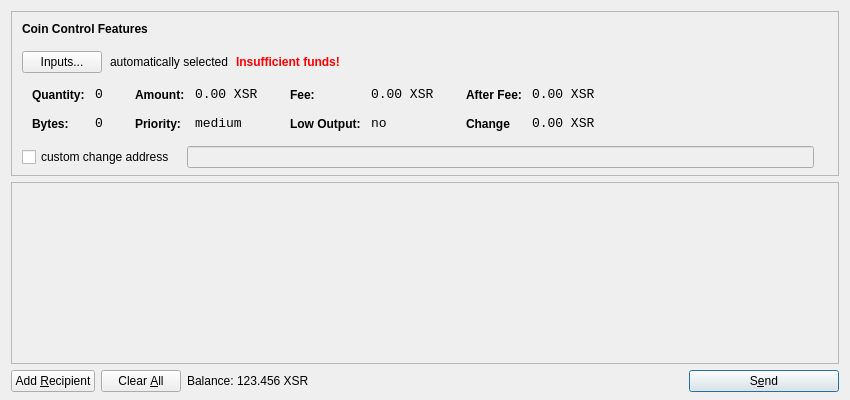
<?xml version="1.0" encoding="UTF-8"?>
<ui version="4.0">
 <class>SendCoinsDialog</class>
 <widget class="QDialog" name="SendCoinsDialog">
  <property name="geometry">
   <rect>
    <x>0</x>
    <y>0</y>
    <width>850</width>
    <height>400</height>
   </rect>
  </property>
  <property name="windowTitle">
   <string>Send Coins</string>
  </property>
  <layout class="QVBoxLayout" name="verticalLayout" stretch="0,1,0">
   <property name="bottomMargin">
    <number>8</number>
   </property>
   <item>
    <widget class="QFrame" name="frameCoinControl">
     <property name="sizePolicy">
      <sizepolicy hsizetype="Expanding" vsizetype="Expanding">
       <horstretch>0</horstretch>
       <verstretch>0</verstretch>
      </sizepolicy>
     </property>
     <property name="maximumSize">
      <size>
       <width>16777215</width>
       <height>16777215</height>
      </size>
     </property>
     <property name="frameShape">
      <enum>QFrame::StyledPanel</enum>
     </property>
     <property name="frameShadow">
      <enum>QFrame::Sunken</enum>
     </property>
     <layout class="QVBoxLayout" name="verticalLayoutCoinControl2">
      <property name="spacing">
       <number>-1</number>
      </property>
      <property name="leftMargin">
       <number>0</number>
      </property>
      <property name="topMargin">
       <number>0</number>
      </property>
      <property name="rightMargin">
       <number>0</number>
      </property>
      <property name="bottomMargin">
       <number>6</number>
      </property>
      <item>
       <layout class="QVBoxLayout" name="verticalLayoutCoinControl" stretch="0,0,0,0,1">
        <property name="spacing">
         <number>0</number>
        </property>
        <property name="leftMargin">
         <number>10</number>
        </property>
        <property name="topMargin">
         <number>10</number>
        </property>
        <item>
         <layout class="QHBoxLayout" name="horizontalLayoutCoinControl1">
          <property name="bottomMargin">
           <number>15</number>
          </property>
          <item>
           <widget class="QLabel" name="labelCoinControlFeatures">
            <property name="sizePolicy">
             <sizepolicy hsizetype="Preferred" vsizetype="Maximum">
              <horstretch>0</horstretch>
              <verstretch>0</verstretch>
             </sizepolicy>
            </property>
            <property name="font">
             <font>
              <weight>75</weight>
              <bold>true</bold>
             </font>
            </property>
            <property name="styleSheet">
             <string notr="true">font-weight:bold;</string>
            </property>
            <property name="text">
             <string>Coin Control Features</string>
            </property>
           </widget>
          </item>
         </layout>
        </item>
        <item>
         <layout class="QHBoxLayout" name="horizontalLayoutCoinControl2" stretch="0,0,0,0">
          <property name="spacing">
           <number>8</number>
          </property>
          <property name="bottomMargin">
           <number>10</number>
          </property>
          <item>
           <widget class="QPushButton" name="pushButtonCoinControl">
            <property name="styleSheet">
             <string notr="true"/>
            </property>
            <property name="text">
             <string>Inputs...</string>
            </property>
           </widget>
          </item>
          <item>
           <widget class="QLabel" name="labelCoinControlAutomaticallySelected">
            <property name="text">
             <string>automatically selected</string>
            </property>
            <property name="margin">
             <number>5</number>
            </property>
           </widget>
          </item>
          <item>
           <widget class="QLabel" name="labelCoinControlInsuffFunds">
            <property name="font">
             <font>
              <weight>75</weight>
              <bold>true</bold>
             </font>
            </property>
            <property name="styleSheet">
             <string notr="true">color:red;font-weight:bold;</string>
            </property>
            <property name="text">
             <string>Insufficient funds!</string>
            </property>
            <property name="margin">
             <number>5</number>
            </property>
           </widget>
          </item>
          <item>
           <spacer name="horizontalSpacerCoinControl">
            <property name="orientation">
             <enum>Qt::Horizontal</enum>
            </property>
            <property name="sizeHint" stdset="0">
             <size>
              <width>40</width>
              <height>1</height>
             </size>
            </property>
           </spacer>
          </item>
         </layout>
        </item>
        <item>
         <widget class="QWidget" name="widgetCoinControl" native="true">
          <property name="sizePolicy">
           <sizepolicy hsizetype="Preferred" vsizetype="Preferred">
            <horstretch>0</horstretch>
            <verstretch>0</verstretch>
           </sizepolicy>
          </property>
          <property name="minimumSize">
           <size>
            <width>0</width>
            <height>0</height>
           </size>
          </property>
          <property name="styleSheet">
           <string notr="true"/>
          </property>
          <layout class="QHBoxLayout" name="horizontalLayoutCoinControl5">
           <property name="margin">
            <number>0</number>
           </property>
           <item>
            <layout class="QHBoxLayout" name="horizontalLayoutCoinControl3" stretch="0,0,0,1">
             <property name="spacing">
              <number>20</number>
             </property>
             <property name="topMargin">
              <number>0</number>
             </property>
             <property name="bottomMargin">
              <number>10</number>
             </property>
             <item>
              <layout class="QFormLayout" name="formLayoutCoinControl1">
               <property name="horizontalSpacing">
                <number>10</number>
               </property>
               <property name="verticalSpacing">
                <number>14</number>
               </property>
               <property name="leftMargin">
                <number>10</number>
               </property>
               <property name="topMargin">
                <number>4</number>
               </property>
               <property name="rightMargin">
                <number>6</number>
               </property>
               <item row="0" column="0">
                <widget class="QLabel" name="labelCoinControlQuantityText">
                 <property name="styleSheet">
                  <string notr="true">font-weight:bold;</string>
                 </property>
                 <property name="text">
                  <string>Quantity:</string>
                 </property>
                 <property name="margin">
                  <number>0</number>
                 </property>
                </widget>
               </item>
               <item row="0" column="1">
                <widget class="QLabel" name="labelCoinControlQuantity">
                 <property name="font">
                  <font>
                   <family>Monospace</family>
                   <pointsize>10</pointsize>
                  </font>
                 </property>
                 <property name="cursor">
                  <cursorShape>IBeamCursor</cursorShape>
                 </property>
                 <property name="contextMenuPolicy">
                  <enum>Qt::ActionsContextMenu</enum>
                 </property>
                 <property name="text">
                  <string>0</string>
                 </property>
                 <property name="margin">
                  <number>0</number>
                 </property>
                 <property name="textInteractionFlags">
                  <set>Qt::LinksAccessibleByMouse|Qt::TextSelectableByKeyboard|Qt::TextSelectableByMouse</set>
                 </property>
                </widget>
               </item>
               <item row="1" column="0">
                <widget class="QLabel" name="labelCoinControlBytesText">
                 <property name="styleSheet">
                  <string notr="true">font-weight:bold;</string>
                 </property>
                 <property name="text">
                  <string>Bytes:</string>
                 </property>
                </widget>
               </item>
               <item row="1" column="1">
                <widget class="QLabel" name="labelCoinControlBytes">
                 <property name="font">
                  <font>
                   <family>Monospace</family>
                   <pointsize>10</pointsize>
                  </font>
                 </property>
                 <property name="cursor">
                  <cursorShape>IBeamCursor</cursorShape>
                 </property>
                 <property name="contextMenuPolicy">
                  <enum>Qt::ActionsContextMenu</enum>
                 </property>
                 <property name="text">
                  <string>0</string>
                 </property>
                 <property name="textInteractionFlags">
                  <set>Qt::LinksAccessibleByMouse|Qt::TextSelectableByKeyboard|Qt::TextSelectableByMouse</set>
                 </property>
                </widget>
               </item>
              </layout>
             </item>
             <item>
              <layout class="QFormLayout" name="formLayoutCoinControl2">
               <property name="horizontalSpacing">
                <number>10</number>
               </property>
               <property name="verticalSpacing">
                <number>14</number>
               </property>
               <property name="leftMargin">
                <number>6</number>
               </property>
               <property name="topMargin">
                <number>4</number>
               </property>
               <property name="rightMargin">
                <number>6</number>
               </property>
               <item row="0" column="0">
                <widget class="QLabel" name="labelCoinControlAmountText">
                 <property name="styleSheet">
                  <string notr="true">font-weight:bold;</string>
                 </property>
                 <property name="text">
                  <string>Amount:</string>
                 </property>
                 <property name="margin">
                  <number>0</number>
                 </property>
                </widget>
               </item>
               <item row="0" column="1">
                <widget class="QLabel" name="labelCoinControlAmount">
                 <property name="font">
                  <font>
                   <family>Monospace</family>
                   <pointsize>10</pointsize>
                  </font>
                 </property>
                 <property name="cursor">
                  <cursorShape>IBeamCursor</cursorShape>
                 </property>
                 <property name="contextMenuPolicy">
                  <enum>Qt::ActionsContextMenu</enum>
                 </property>
                 <property name="text">
                  <string>0.00 XSR</string>
                 </property>
                 <property name="textInteractionFlags">
                  <set>Qt::LinksAccessibleByMouse|Qt::TextSelectableByKeyboard|Qt::TextSelectableByMouse</set>
                 </property>
                </widget>
               </item>
               <item row="1" column="0">
                <widget class="QLabel" name="labelCoinControlPriorityText">
                 <property name="styleSheet">
                  <string notr="true">font-weight:bold;</string>
                 </property>
                 <property name="text">
                  <string>Priority:</string>
                 </property>
                </widget>
               </item>
               <item row="1" column="1">
                <widget class="QLabel" name="labelCoinControlPriority">
                 <property name="font">
                  <font>
                   <family>Monospace</family>
                   <pointsize>10</pointsize>
                  </font>
                 </property>
                 <property name="cursor">
                  <cursorShape>IBeamCursor</cursorShape>
                 </property>
                 <property name="contextMenuPolicy">
                  <enum>Qt::ActionsContextMenu</enum>
                 </property>
                 <property name="text">
                  <string>medium</string>
                 </property>
                 <property name="textInteractionFlags">
                  <set>Qt::LinksAccessibleByMouse|Qt::TextSelectableByKeyboard|Qt::TextSelectableByMouse</set>
                 </property>
                </widget>
               </item>
              </layout>
             </item>
             <item>
              <layout class="QFormLayout" name="formLayoutCoinControl3">
               <property name="horizontalSpacing">
                <number>10</number>
               </property>
               <property name="verticalSpacing">
                <number>14</number>
               </property>
               <property name="leftMargin">
                <number>6</number>
               </property>
               <property name="topMargin">
                <number>4</number>
               </property>
               <property name="rightMargin">
                <number>6</number>
               </property>
               <item row="0" column="0">
                <widget class="QLabel" name="labelCoinControlFeeText">
                 <property name="styleSheet">
                  <string notr="true">font-weight:bold;</string>
                 </property>
                 <property name="text">
                  <string>Fee:</string>
                 </property>
                 <property name="margin">
                  <number>0</number>
                 </property>
                </widget>
               </item>
               <item row="0" column="1">
                <widget class="QLabel" name="labelCoinControlFee">
                 <property name="font">
                  <font>
                   <family>Monospace</family>
                   <pointsize>10</pointsize>
                  </font>
                 </property>
                 <property name="cursor">
                  <cursorShape>IBeamCursor</cursorShape>
                 </property>
                 <property name="contextMenuPolicy">
                  <enum>Qt::ActionsContextMenu</enum>
                 </property>
                 <property name="text">
                  <string>0.00 XSR</string>
                 </property>
                 <property name="textInteractionFlags">
                  <set>Qt::LinksAccessibleByMouse|Qt::TextSelectableByKeyboard|Qt::TextSelectableByMouse</set>
                 </property>
                </widget>
               </item>
               <item row="1" column="0">
                <widget class="QLabel" name="labelCoinControlLowOutputText">
                 <property name="styleSheet">
                  <string notr="true">font-weight:bold;</string>
                 </property>
                 <property name="text">
                  <string>Low Output:</string>
                 </property>
                </widget>
               </item>
               <item row="1" column="1">
                <widget class="QLabel" name="labelCoinControlLowOutput">
                 <property name="font">
                  <font>
                   <family>Monospace</family>
                   <pointsize>10</pointsize>
                  </font>
                 </property>
                 <property name="cursor">
                  <cursorShape>IBeamCursor</cursorShape>
                 </property>
                 <property name="contextMenuPolicy">
                  <enum>Qt::ActionsContextMenu</enum>
                 </property>
                 <property name="text">
                  <string>no</string>
                 </property>
                 <property name="textInteractionFlags">
                  <set>Qt::LinksAccessibleByMouse|Qt::TextSelectableByKeyboard|Qt::TextSelectableByMouse</set>
                 </property>
                </widget>
               </item>
              </layout>
             </item>
             <item>
              <layout class="QFormLayout" name="formLayoutCoinControl4">
               <property name="horizontalSpacing">
                <number>10</number>
               </property>
               <property name="verticalSpacing">
                <number>14</number>
               </property>
               <property name="leftMargin">
                <number>6</number>
               </property>
               <property name="topMargin">
                <number>4</number>
               </property>
               <property name="rightMargin">
                <number>6</number>
               </property>
               <item row="0" column="0">
                <widget class="QLabel" name="labelCoinControlAfterFeeText">
                 <property name="styleSheet">
                  <string notr="true">font-weight:bold;</string>
                 </property>
                 <property name="text">
                  <string>After Fee:</string>
                 </property>
                 <property name="margin">
                  <number>0</number>
                 </property>
                </widget>
               </item>
               <item row="0" column="1">
                <widget class="QLabel" name="labelCoinControlAfterFee">
                 <property name="font">
                  <font>
                   <family>Monospace</family>
                   <pointsize>10</pointsize>
                  </font>
                 </property>
                 <property name="cursor">
                  <cursorShape>IBeamCursor</cursorShape>
                 </property>
                 <property name="contextMenuPolicy">
                  <enum>Qt::ActionsContextMenu</enum>
                 </property>
                 <property name="text">
                  <string>0.00 XSR</string>
                 </property>
                 <property name="textInteractionFlags">
                  <set>Qt::LinksAccessibleByMouse|Qt::TextSelectableByKeyboard|Qt::TextSelectableByMouse</set>
                 </property>
                </widget>
               </item>
               <item row="1" column="0">
                <widget class="QLabel" name="labelCoinControlChangeText">
                 <property name="styleSheet">
                  <string notr="true">font-weight:bold;</string>
                 </property>
                 <property name="text">
                  <string>Change</string>
                 </property>
                </widget>
               </item>
               <item row="1" column="1">
                <widget class="QLabel" name="labelCoinControlChange">
                 <property name="font">
                  <font>
                   <family>Monospace</family>
                   <pointsize>10</pointsize>
                  </font>
                 </property>
                 <property name="cursor">
                  <cursorShape>IBeamCursor</cursorShape>
                 </property>
                 <property name="contextMenuPolicy">
                  <enum>Qt::ActionsContextMenu</enum>
                 </property>
                 <property name="text">
                  <string>0.00 XSR</string>
                 </property>
                 <property name="textInteractionFlags">
                  <set>Qt::LinksAccessibleByMouse|Qt::TextSelectableByKeyboard|Qt::TextSelectableByMouse</set>
                 </property>
                </widget>
               </item>
              </layout>
             </item>
            </layout>
           </item>
          </layout>
         </widget>
        </item>
        <item>
         <layout class="QHBoxLayout" name="horizontalLayoutCoinControl4" stretch="0,0,0">
          <property name="spacing">
           <number>12</number>
          </property>
          <property name="sizeConstraint">
           <enum>QLayout::SetDefaultConstraint</enum>
          </property>
          <property name="topMargin">
           <number>5</number>
          </property>
          <property name="rightMargin">
           <number>5</number>
          </property>
          <item>
           <widget class="QCheckBox" name="checkBoxCoinControlChange">
            <property name="text">
             <string>custom change address</string>
            </property>
           </widget>
          </item>
          <item>
           <widget class="QLineEdit" name="lineEditCoinControlChange">
            <property name="enabled">
             <bool>false</bool>
            </property>
            <property name="sizePolicy">
             <sizepolicy hsizetype="Expanding" vsizetype="Fixed">
              <horstretch>0</horstretch>
              <verstretch>0</verstretch>
             </sizepolicy>
            </property>
           </widget>
          </item>
          <item>
           <widget class="QLabel" name="labelCoinControlChangeLabel">
            <property name="sizePolicy">
             <sizepolicy hsizetype="Preferred" vsizetype="Expanding">
              <horstretch>0</horstretch>
              <verstretch>0</verstretch>
             </sizepolicy>
            </property>
            <property name="minimumSize">
             <size>
              <width>0</width>
              <height>0</height>
             </size>
            </property>
            <property name="text">
             <string/>
            </property>
            <property name="margin">
             <number>3</number>
            </property>
           </widget>
          </item>
         </layout>
        </item>
        <item>
         <spacer name="verticalSpacerCoinControl">
          <property name="orientation">
           <enum>Qt::Vertical</enum>
          </property>
          <property name="sizeHint" stdset="0">
           <size>
            <width>800</width>
            <height>1</height>
           </size>
          </property>
         </spacer>
        </item>
       </layout>
      </item>
     </layout>
    </widget>
   </item>
   <item>
    <widget class="QScrollArea" name="scrollArea">
     <property name="widgetResizable">
      <bool>true</bool>
     </property>
     <widget class="QWidget" name="scrollAreaWidgetContents">
      <property name="geometry">
       <rect>
        <x>0</x>
        <y>0</y>
        <width>830</width>
        <height>165</height>
       </rect>
      </property>
      <layout class="QVBoxLayout" name="verticalLayout_2">
       <property name="margin">
        <number>0</number>
       </property>
       <item>
        <layout class="QVBoxLayout" name="entries">
         <property name="spacing">
          <number>6</number>
         </property>
        </layout>
       </item>
       <item>
        <spacer name="verticalSpacer">
         <property name="orientation">
          <enum>Qt::Vertical</enum>
         </property>
         <property name="sizeHint" stdset="0">
          <size>
           <width>20</width>
           <height>40</height>
          </size>
         </property>
        </spacer>
       </item>
      </layout>
     </widget>
    </widget>
   </item>
   <item>
    <layout class="QHBoxLayout" name="horizontalLayout">
     <item>
      <widget class="QPushButton" name="addButton">
       <property name="toolTip">
        <string>Send to multiple recipients at once</string>
       </property>
       <property name="text">
        <string>Add &amp;Recipient</string>
       </property>
       <property name="icon">
        <iconset resource="../bitcoin.qrc">
         <normaloff>:/icons/add</normaloff>:/icons/add</iconset>
       </property>
       <property name="autoDefault">
        <bool>false</bool>
       </property>
      </widget>
     </item>
     <item>
      <widget class="QPushButton" name="clearButton">
       <property name="sizePolicy">
        <sizepolicy hsizetype="Minimum" vsizetype="Fixed">
         <horstretch>0</horstretch>
         <verstretch>0</verstretch>
        </sizepolicy>
       </property>
       <property name="toolTip">
        <string>Remove all transaction fields</string>
       </property>
       <property name="text">
        <string>Clear &amp;All</string>
       </property>
       <property name="icon">
        <iconset resource="../bitcoin.qrc">
         <normaloff>:/icons/remove</normaloff>:/icons/remove</iconset>
       </property>
       <property name="autoRepeatDelay">
        <number>300</number>
       </property>
       <property name="autoDefault">
        <bool>false</bool>
       </property>
      </widget>
     </item>
     <item>
      <layout class="QHBoxLayout" name="horizontalLayout_2">
       <property name="spacing">
        <number>3</number>
       </property>
       <item>
        <widget class="QLabel" name="label">
         <property name="sizePolicy">
          <sizepolicy hsizetype="Preferred" vsizetype="Fixed">
           <horstretch>0</horstretch>
           <verstretch>0</verstretch>
          </sizepolicy>
         </property>
         <property name="text">
          <string>Balance:</string>
         </property>
        </widget>
       </item>
       <item>
        <widget class="QLabel" name="labelBalance">
         <property name="sizePolicy">
          <sizepolicy hsizetype="Preferred" vsizetype="Fixed">
           <horstretch>0</horstretch>
           <verstretch>0</verstretch>
          </sizepolicy>
         </property>
         <property name="cursor">
          <cursorShape>IBeamCursor</cursorShape>
         </property>
         <property name="text">
          <string>123.456 XSR</string>
         </property>
         <property name="textInteractionFlags">
          <set>Qt::LinksAccessibleByMouse|Qt::TextSelectableByKeyboard|Qt::TextSelectableByMouse</set>
         </property>
        </widget>
       </item>
      </layout>
     </item>
     <item>
      <spacer name="horizontalSpacer">
       <property name="orientation">
        <enum>Qt::Horizontal</enum>
       </property>
       <property name="sizeHint" stdset="0">
        <size>
         <width>40</width>
         <height>20</height>
        </size>
       </property>
      </spacer>
     </item>
     <item>
      <widget class="QPushButton" name="sendButton">
       <property name="minimumSize">
        <size>
         <width>150</width>
         <height>0</height>
        </size>
       </property>
       <property name="toolTip">
        <string>Confirm the send action</string>
       </property>
       <property name="text">
        <string>S&amp;end</string>
       </property>
       <property name="icon">
        <iconset resource="../bitcoin.qrc">
         <normaloff>:/icons/send</normaloff>:/icons/send</iconset>
       </property>
       <property name="default">
        <bool>true</bool>
       </property>
      </widget>
     </item>
    </layout>
   </item>
  </layout>
 </widget>
 <resources>
  <include location="../bitcoin.qrc"/>
 </resources>
 <connections/>
</ui>
